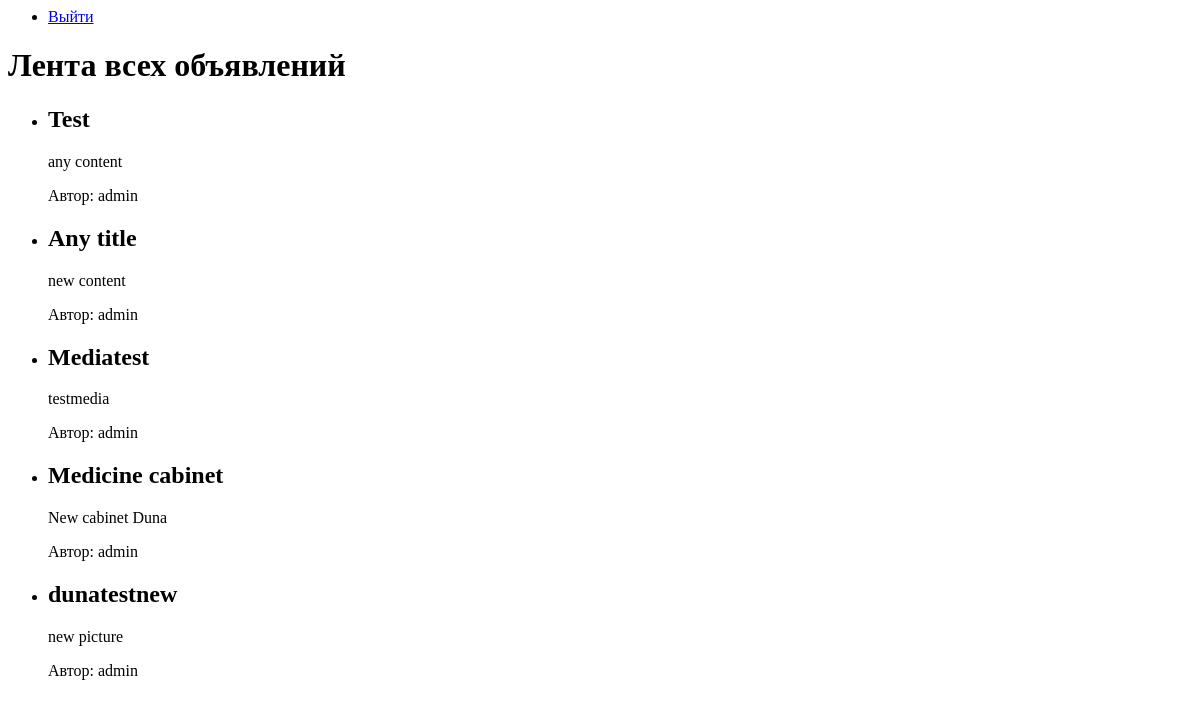
The page / (signed in) on the database as committed earlier.
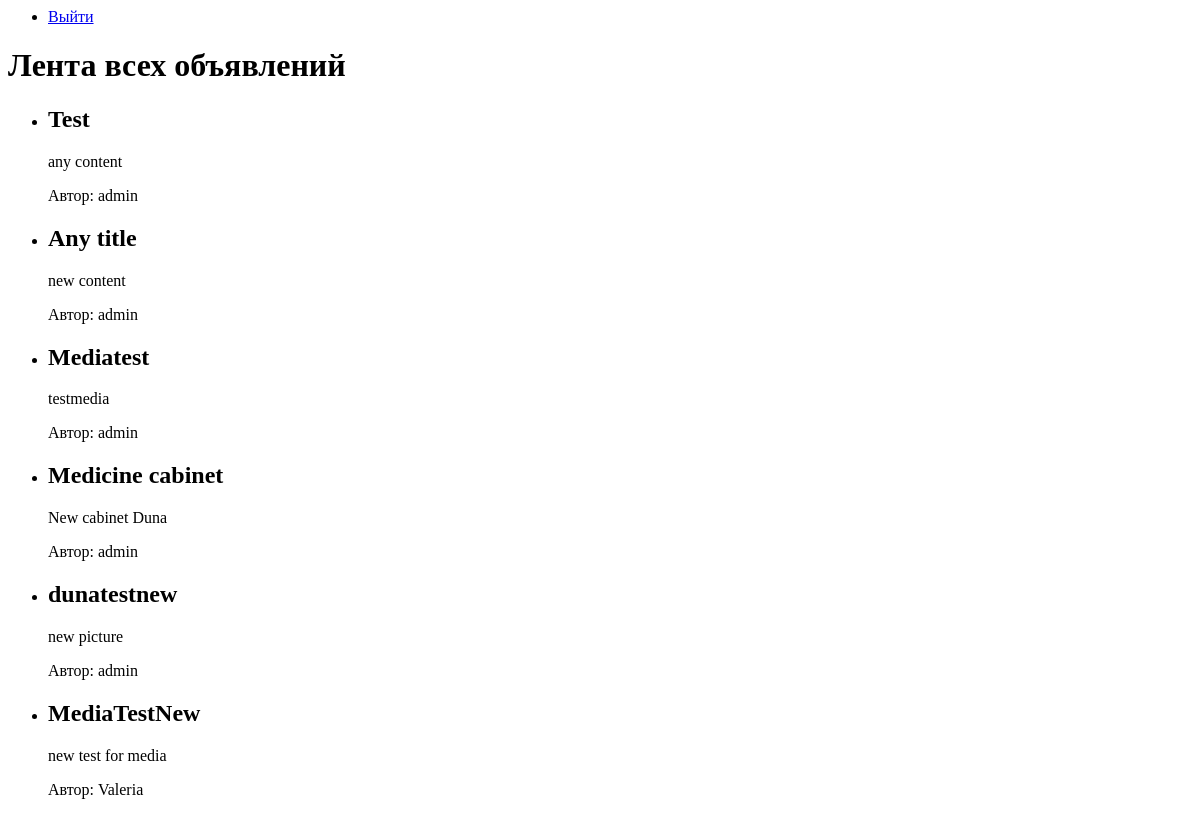
The same page on the database as committed later.
### board/models.py (models this page shows, shortened)
class Advertisement(models.Model):
    user = models.ForeignKey(User, on_delete=models.CASCADE)
    category = models.ForeignKey(Category, on_delete=models.PROTECT)
    title = models.CharField(max_length=200)
    content = RichTextField()  # Заменим TextField на RichTextField
    file = models.FileField(upload_to='media/', blank=True, null=True)  # Добавим поле для медиа-контента
    created_at = models.DateTimeField(auto_now_add=True)

### board/views.py (the view)
# urls.py: path('', views.all_advertisements, name='all_advertisements'),  # Переносим этот URL-шаблон в самое начало списка
def all_advertisements(request):
    if request.user.is_active:
        advertisements = Advertisement.objects.all()
        return render(request, 'all_advertisements.html', {'advertisements': advertisements})
    else:
        return render(request, 'confirmation_sent.html')

### board/templates/all_advertisements.html (shortened to what this page needs)
<html>
<head>
</head>
<body>
    <nav>
        <ul>
            {% if user.is_authenticated %}
                <li><a href="{% url 'logout' %}">Выйти</a></li>
            {% else %}
                <li><a href="{% url 'login' %}">Войти</a></li>
                <li><a href="{% url 'register_user' %}">Зарегистрироваться</a></li>
            {% endif %}
        </ul>
    </nav>
    {% block content %}
    <h1>Лента всех объявлений</h1>
    <ul>
        {% for advertisement in advertisements %}
        <li>
            <h2>{{ advertisement.title }}</h2>
            <p>{{ advertisement.content }}</p>
            <p>Автор: {{ advertisement.user }}</p>
        </li>
        {% endfor %}
    </ul>
    {% endblock %}
</body>
</html>

Rows that differ between the two databases and show on the page:
added Advertisement: title "MediaTestNew", content "new test for media", user "Valeria"
